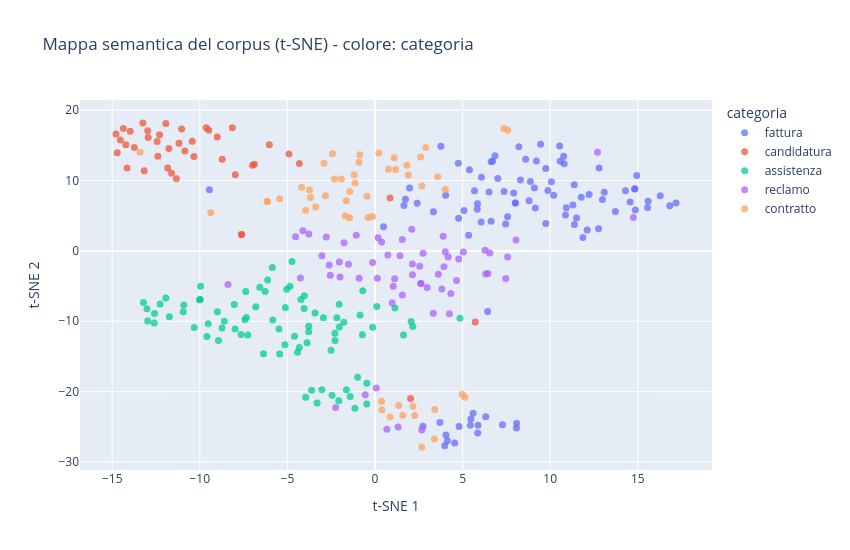
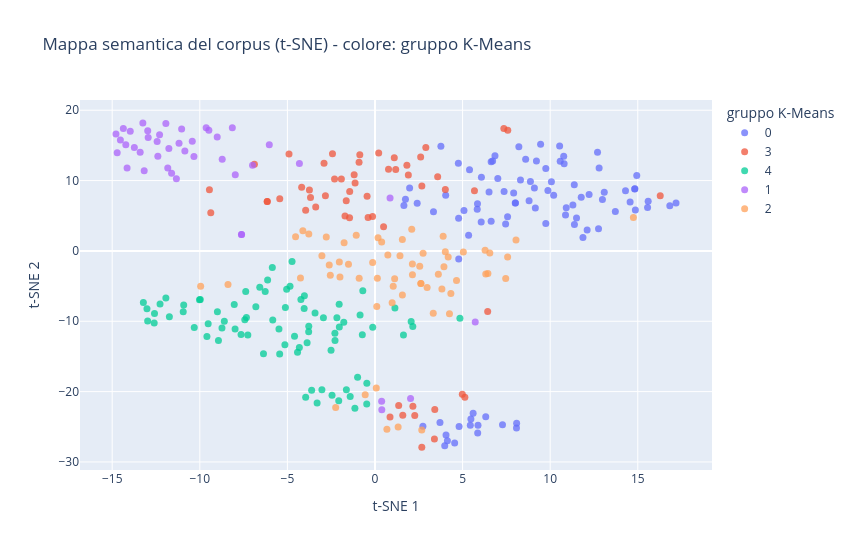

Source (notebook cell) for these figures, in order:
### Markdown cell above
### ⭐ Variante interattiva: la mappa semantica con t-SNE e Plotly

La SVD qui sopra è una proiezione **lineare**: fedele nell'insieme, ma i gruppi si sovrappongono. La **t-SNE** (*t-distributed Stochastic Neighbor Embedding*) è una proiezione **non lineare** pensata per la visualizzazione: sposta i punti in 2 dimensioni cercando di mantenere vicini i documenti che erano vicini nello spazio originale, e i gruppi si separano a vista. Con **Plotly** il grafico diventa interattivo: passando il mouse su un punto leggiamo file, categoria, gruppo ed estratto; un clic sulla legenda accende o spegne una categoria.

⚠️ Due avvertenze. La t-SNE serve a *guardare*, non a *misurare*: conserva i vicinati, non le distanze tra isole lontane né la loro grandezza. E il risultato dipende da `perplexity` e dal seme: cambiandoli la mappa ruota e si deforma, ma i vicinati restano. Per lo stesso motivo il clustering si fa sui vettori originali, mai sulle coordinate t-SNE.

Richiede le librerie `plotly` e `nbformat` (`conda install -c conda-forge --override-channels plotly nbformat`, poi riavvio del kernel). Se mancano, la cella lo segnala e il notebook prosegue.

### Code cell
# ⭐ MAPPA SEMANTICA DEL CORPUS: embeddings -> t-SNE -> grafico interattivo con Plotly
# SCOPO: rivediamo gli stessi documenti del grafico precedente con una proiezione NON lineare (t-SNE) e un grafico
# interattivo: passando il mouse su un punto leggiamo file, categoria, gruppo ed estratto. La cella è facoltativa:
# se Plotly non è installata, lo segnaliamo e il notebook prosegue.
import textwrap

try:
    import plotly.express as px
except ImportError:
    px = None
    print("Plotly non è installata: saltiamo la mappa interattiva "
          "(conda install -c conda-forge --override-channels plotly nbformat, poi riavvio del kernel).")

if px is not None:
    from sklearn.manifold import TSNE

    # 1) I vettori di partenza: gli embeddings neurali della sezione 3.8 se ci sono, altrimenti quelli LSA (3.7).
    #    Un punto del grafico = un documento PDF.
    usa_neurali = modello_embedding is not None
    vettori = embeddings_neurali if usa_neurali else embeddings_lsa
    print(f"Vettori di partenza: {'embeddings neurali' if usa_neurali else 'embeddings LSA'}, forma {vettori.shape}")

    # 2) t-SNE comprime i vettori in 2 dimensioni cercando di tenere VICINI i documenti che erano vicini.
    #    perplexity = all'incirca "quanti vicini guarda ogni punto": valori tipici 5-50, e deve essere minore del
    #    numero di documenti (il min() protegge i corpus piccoli).
    perplexity = min(30, len(vettori) - 1)
    coordinate_tsne = TSNE(n_components=2, perplexity=perplexity, metric="cosine", random_state=SEME).fit_transform(vettori)

    # 3) La tabella da disegnare: le coordinate, più ciò che vogliamo leggere passando il mouse su un punto.
    mappa = pd.DataFrame({
        "x": coordinate_tsne[:, 0], "y": coordinate_tsne[:, 1],
        "file": documenti["file"], "categoria": documenti["categoria"],
        "gruppo K-Means": documenti["gruppo"].astype(str),      # stringa -> colori distinti, non una sfumatura continua
        # Plotly non manda a capo da solo: spezziamo l'estratto ogni 60 caratteri con il tag <br>.
        "estratto": [textwrap.fill(estratto(t, 200), 60).replace("\n", "<br>") for t in documenti["testo_leggibile"]],
    })

    def disegna_mappa(colore):
        """Disegna la mappa colorando i punti secondo la colonna indicata."""
        figura = px.scatter(mappa, x="x", y="y", color=colore, hover_name="file",
                            hover_data={"x": False, "y": False, "categoria": True, "gruppo K-Means": True, "estratto": True},
                            title=f"Mappa semantica del corpus (t-SNE) - colore: {colore}", width=850, height=550)
        figura.update_traces(marker=dict(size=7, opacity=0.75))
        figura.update_layout(xaxis_title="t-SNE 1", yaxis_title="t-SNE 2", legend_title=colore)
        figura.show()

    disegna_mappa("categoria")          # la struttura "vera"
    disegna_mappa("gruppo K-Means")     # i gruppi trovati senza etichette nella sezione 5
